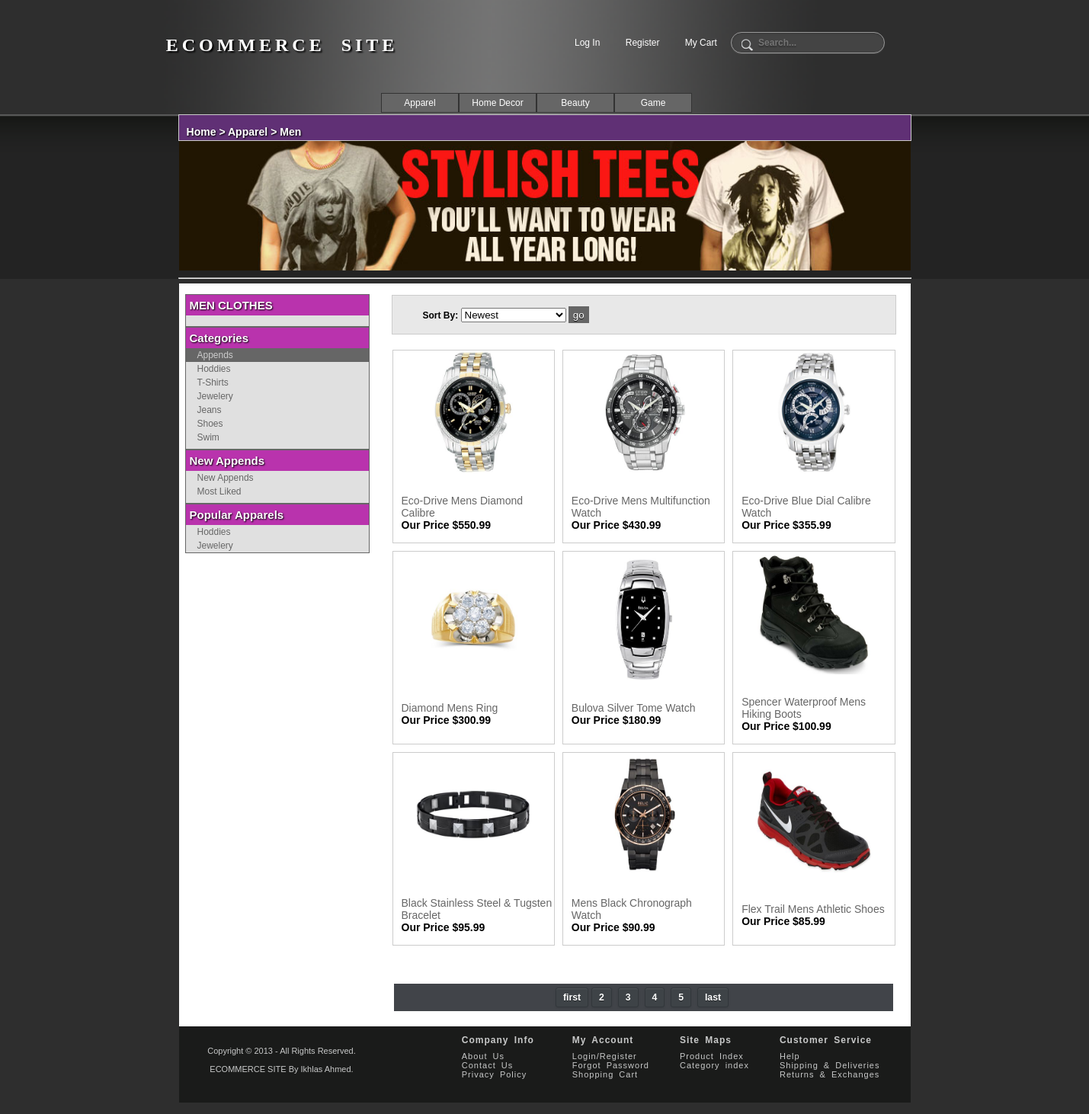
The app's page /MENU_PAGES/apparel_pages/men.php with its own data.
### tables this page shows
CREATE TABLE IF NOT EXISTS `item` (
  `item_id` int(11) NOT NULL AUTO_INCREMENT,
  `image_user_name` varchar(100) NOT NULL,
  `image_folder_name` varchar(200) NOT NULL,
  `main_category` varchar(50) NOT NULL,
  `sub_category` varchar(50) NOT NULL,
  `price` float NOT NULL,
  `description` text NOT NULL,
  `features` text NOT NULL,
  `key_words` varchar(200) NOT NULL,
  `sold` int(11) NOT NULL,
  `thumb_up` int(11) NOT NULL,
  `thumb_down` int(11) NOT NULL,
  `item_add_date` datetime NOT NULL,
  PRIMARY KEY (`item_id`)
);

### MENU_PAGES/apparel_pages/men.php (the view, shortened to what this page needs)
<?php
	include("../../INCLUDE/header.php");
?>
<div id = 'bg_middle2'>
	<div class = 'apparel_top_title'>
    	<h3><a href='../../index.php'>Home</a> > <a href='#'>Apparel</a> > <a href='#'>Men</a></h3>
	</div>
    <div id = 'male_image_wrapper'>
		<img src='../../IMAGE/menu_graphics/apparel.png'>
	</div>  <hr id='hr'/>
</div>
<div id="apparel_content_page_wrapper">
		<div id='left_menu'><br/>
    	<ul>
        	<li id='lin'>MEN CLOTHES</li>
        <br/>
        </ul>
        <ul>
        	<li id='lin'>Categories</li>
            <a href='?wlink=Men' class='active'><li>Appends</li></a>
            <a href='?wlink=Men_Hoodies'><li>Hoddies</li></a>
    		<a href='?wlink=Men_T-Shirts'><li>T-Shirts</li></a>
            <a href='?wlink=Men_Jewelry'><li>Jewelery</li></a>
            <a href='?wlink=Men_Jeans'><li>Jeans</li></a>
            <a href='?wlink=Men_Shoes'><li>Shoes</li></a>
            <a href='?wlink=Men_Swim'><li id='lil'>Swim</li></a>
   		</ul>
        <ul>
        	<li id='lin'>New Appends</li>
            <a href='?wlink=new'><li>New Appends</li></a>
            <a href='?wlink=like'><li id='lil'>Most Liked</li></a>
      	</ul>
        <ul>
        	<li id='lin'>Popular Apparels</li>
             <a href='?wlink=Men_Hoodies'><li>Hoddies</li></a>
            <a href='?wlink=Men_Jewelry'><li>Jewelery</li></a>
      	</ul>
	</div>
<?php
 if(isset($_GET['wlink'])){$sub_category = $_GET['wlink'];}else{$sub_category = 'Men';}
	echo"
    <div id = 'index_content_page_wrapper2'> ";
		echo"
		<div id='apparel_form'><br/>
        <form action='men.php' method='GET'>
        	<label>Sort By:</label>
            <select  name='order_by'>
            	<option value='newest'>Newest</option>
                <option value='oldest'>Oldest</option>
                <option value='low_heigh'>Price: Low to Heigh</option>
                <option value='heigh_low'>Price: Heigh to Low</option>
          	</select>
           	<input type='hidden' name = 'wlink' value='$sub_category'>
            <button type='submit' id='male_button' class='small_button'>go</button>
      	</form>
        </div>";
        echo"
		<table>
        	<tr>";
				$item_per_page = 9;
				if(isset($_GET['wlink'])){$sub_category= $_GET['wlink'];}else{$sub_category='Men';}
				$page_query = mysql_query("SELECT COUNT('item_id') FROM item WHERE sub_category LIKE '$sub_category%'");
				$pages = ceil(mysql_result($page_query, 0) / $item_per_page);
				$page = (isset($_GET['page'])) ? (int)$_GET['page'] : 1;
				$start= ($page - 1) * $item_per_page;
				if((isset($_GET['wlink'])) || (isset($_GET['order_by'])))
				{
					if(isset($_GET['wlink'])){$sub_category = $_GET['wlink'];}else { $sub_category = 'Men';}
					if($sub_category == 'new') {$sub_category = 'Men'; $order = 'item_id DESC'; }
					if($sub_category == 'like'){$sub_category = 'Men'; $order = 'thumb_up DESC'; }
					if(isset($_GET['order_by'])){
					$order_by_p  = $_GET['order_by'];
						if($order_by_p == 'newest'){ $order = 'item_add_date DESC';}
					 	else if($order_by_p == 'oldest'){ $order = 'item_add_date ASC';}
					 	else if($order_by_p == 'low_heigh'){$order = 'price ASC';}
					  	else if($order_by_p == 'heigh_low'){ $order = 'price DESC';}
					}else { $order_by_p = 'heigh_low'; $order='price DESC';}
					$men_query = mysql_query("SELECT * FROM item WHERE sub_category LIKE '$sub_category%' ORDER BY $order
													LIMIT $start, $item_per_page");
				}
				else
				{
					$order_by_p = 'heigh_low';
					$men_query = mysql_query("SELECT * FROM item WHERE sub_category LIKE '$sub_category%' ORDER BY price DESC LIMIT $start, $item_per_page");
				}
				$count = 0;
				while($row = mysql_fetch_assoc($men_query))
				{
					$item_id_db = $row['item_id'];
					$image_user_name_db = $row['image_user_name'];
					$image_folder_name_db = $row['image_folder_name'];
					$price_db = $row['price'];
					echo"<td >";
						echo"<a href='../zoom.php?item_id=$item_id_db'>
								<img src='http://localhost/eCommerce/IMAGE/STORE_ITEMS_DB/$image_folder_name_db' width='150' height='160'/>
							</a><br/>";
						echo"<a href='../zoom.php?item_id=$item_id_db'>
								<p id='name'>$image_user_name_db</p>
							 </a>";
						echo"<p id='price'>Our Price $$price_db</p>";
					echo "</td>";
					 $count++;
					 if($count == 3)
					 {
						echo "</tr><tr>";
					  $count = 0;
					}
				}
           echo"</tr>";
   		echo"</table>";
		if($pages >= 1 && $page <= $pages)
		{
			echo"<div id='container2'>";
				echo"<div class='pagination dark'>";
					echo'<a href="?page=1&wlink='.$sub_category.'&order_by='.$order_by_p.'" class="page dark">first</a>';
					for($x=2; $x< $pages; $x++)
					{
						echo'<a href="?page='.$x.'&wlink='.$sub_category.'&order_by='.$order_by_p.'" class="page dark">'. $x .'</a> ';
					}
					echo'<a href="?page='. $x .'&wlink='.$sub_category.'&order_by='.$order_by_p.'" class="page dark">last</a>';
				echo"</div>";
			echo"</div>";
		}
	?>
      </div>
</div>
<?php
	include("../../include/footer.php");
?>

### CSS/main.css (style rules this page uses)
body { margin:0; padding:0; font-size:12px; font-family:" Trebuchet MS",Arial, Verdana, Helvetica; text-align:center; -webkit-text-size-adjust: none; background:#2e2e2e; }
.small_button { border:0; height:22px; text-align:center; color:#fff; text-shadow:#000 0 1px 0; background:#666; cursor:pointer; }
a:link { color:#FFF; text-decoration:none; }
#bg_middle2 { background:url(../IMAGE/bg_middle.gif) repeat-x; background-size:80px 287px; }
#apparel_content_page_wrapper { background-color: #fff; width:960px; margin: 0 auto; //border:2px solid red; overflow:hidden; }
#left_menu { //border:1px solid green; float:left; width: 250px; }
#left_menu a { color:#666; text-decoration: none; }
#left_menu ul { border: 1px solid #666; background-color:#e0e0e0; list-style-type:none; width:240px; margin-top:0px; margin-left:8px; margin-bottom:0px; padding: 0px; }
#left_menu ul li { text-align:left; padding: 2px 15px 2px; //top, left, bottom, right }
#left_menu ul a.active li { background-color:#666; color: #CCC; }
#left_menu ul #lin { background-color: #b933ad; padding:5px; font-size: 15px; font-weight:bold; color:white; text-shadow: 1px 1px 2px black; -webkit-text-shadow:1px 1px 2px black; -moz-text-shadow:1px 1px 2px black; filter: progid:DXImageTransform.Microsoft.Shadow(direction=135,strength=2,color=black); }
#left_menu ul #lil { padding-bottom: 8px; }
#index_content_page_wrapper2 { //border:1px solid black; background-color: #fff; width:700px; float: right; }
#index_content_page_wrapper2 table { //border: 1px solid blue; width:700px; margin: 0 auto; text-align::left; padding:10px; border-spacing: 10px }
#index_content_page_wrapper2 table tr td { border: 1px solid #CCC; width: 1075px; height: 250px; }
#index_content_page_wrapper2 table tr td img { display:block; margin:0 auto; text-align:center; }
#index_content_page_wrapper2 table tr td p { padding-left:10px; font-size:14px; text-align:left; }
#index_content_page_wrapper2 table tr td #price { font-weight:bold; }
#index_content_page_wrapper2 table tr td #name { color:#666; margin-bottom:-14px; }

### CSS/form.css (style rules this page uses)
#apparel_form { background-color:#E8E8E8; border:1px solid #ccc; width:620px; height:50px; margin-top:15px; position:relative; left:19px; }
#apparel_form form { float:left; }

### CSS/top_menu.css (style rules this page uses)
.apparel_top_title { background-color:#603075; color:#FFF; text-shadow: 1px 1px 2px black; -webkit-text-shadow:1px 1px 2px black; -moz-text-shadow:1px 1px 2px black; filter: progid:DXImageTransform.Microsoft.Shadow(direction=135,strength=2,color=black); text-align:left; padding-left:10px; border:1px solid #CCC; position:relative; height:33px; width:950px; margin: 0 auto; }
#male_image_wrapper { margin: 0 auto; }
#male_image_wrapper img { width:960px; height:170px; }
#apparel_content_page_wrapper { background-color: #fff; width:960px; margin: 0 auto; }
#apparel_form { float:left; padding-left:40px; }
#apparel_form label { font-weight:bold; color:black; }
#hr { color: #C00; width:960px; }

### CSS/pagination.css (style rules this page uses)
.pagination.dark { background: #dfdfdf; color: #666; font: 14px/24px sans-serif; }
.pagination { background: #f2f2f2; padding: 5px; margin-bottom: 0px; }
.page { display: inline-block; padding: 0px 9px; margin-right: 4px; border-radius: 3px; border: solid 1px #c0c0c0; background: #e9e9e9; box-shadow: inset 0px 1px 0px rgba(255,255,255, .8), 0px 1px 3px rgba(0,0,0, .1); font-size: .875em; font-weight: bold; text-decoration: none; color: #717171; text-shadow: 0px 1px 0px rgba(255,255,255, 1); }
.pagination.dark { background: #414449; color: #feffff; }
.page.dark { border: solid 1px #32373b; background: #3e4347; box-shadow: inset 0px 1px 1px rgba(255,255,255, .1), 0px 1px 3px rgba(0,0,0, .1); color: #feffff; text-shadow: 0px 1px 0px rgba(0,0,0, .5); }
#container2 { width: 655px; margin: 0 auto; padding: 20px; }

### records on screen
item: image_folder_name (picture), image_user_name "Eco-Drive Mens Diamond Calibre", price "550.99"
item: image_folder_name (picture), image_user_name "Eco-Drive Mens Multifunction Watch", price "430.99"
item: image_folder_name (picture), image_user_name "Eco-Drive Blue Dial Calibre Watch", price "355.99"
item: image_folder_name (picture), image_user_name "Diamond Mens Ring", price "300.99"
item: image_folder_name (picture), image_user_name "Bulova Silver Tome Watch", price "180.99"
item: image_folder_name (picture), image_user_name "Spencer Waterproof Mens Hiking Boots", price "100.99"
item: image_folder_name (picture), image_user_name "Black Stainless Steel & Tugsten Bracelet", price "95.99"
item: image_folder_name (picture), image_user_name "Mens Black Chronograph Watch", price "90.99"
item: image_folder_name (picture), image_user_name "Flex Trail Mens Athletic Shoes", price "85.99"
